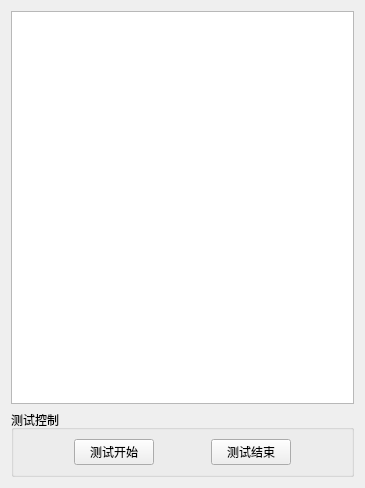
<?xml version="1.0" encoding="UTF-8"?>
<ui version="4.0">
 <class>BandwidthTest</class>
 <widget class="QWidget" name="BandwidthTest">
  <property name="geometry">
   <rect>
    <x>0</x>
    <y>0</y>
    <width>365</width>
    <height>488</height>
   </rect>
  </property>
  <property name="windowTitle">
   <string>Form</string>
  </property>
  <layout class="QVBoxLayout" name="verticalLayout" stretch="10,0">
   <item>
    <widget class="QTableWidget" name="tableWidget"/>
   </item>
   <item>
    <widget class="QGroupBox" name="groupBoxTestCtrl">
     <property name="maximumSize">
      <size>
       <width>16777215</width>
       <height>70</height>
      </size>
     </property>
     <property name="title">
      <string>测试控制</string>
     </property>
     <layout class="QHBoxLayout" name="horizontalLayout">
      <item>
       <spacer name="horizontalSpacer_2">
        <property name="orientation">
         <enum>Qt::Horizontal</enum>
        </property>
        <property name="sizeHint" stdset="0">
         <size>
          <width>154</width>
          <height>20</height>
         </size>
        </property>
       </spacer>
      </item>
      <item>
       <widget class="QPushButton" name="pBtnStart">
        <property name="text">
         <string>测试开始</string>
        </property>
       </widget>
      </item>
      <item>
       <spacer name="horizontalSpacer">
        <property name="orientation">
         <enum>Qt::Horizontal</enum>
        </property>
        <property name="sizeHint" stdset="0">
         <size>
          <width>154</width>
          <height>20</height>
         </size>
        </property>
       </spacer>
      </item>
      <item>
       <widget class="QPushButton" name="pBtnStop">
        <property name="text">
         <string>测试结束</string>
        </property>
       </widget>
      </item>
      <item>
       <spacer name="horizontalSpacer_3">
        <property name="orientation">
         <enum>Qt::Horizontal</enum>
        </property>
        <property name="sizeHint" stdset="0">
         <size>
          <width>154</width>
          <height>20</height>
         </size>
        </property>
       </spacer>
      </item>
     </layout>
    </widget>
   </item>
  </layout>
 </widget>
 <resources/>
 <connections/>
</ui>
